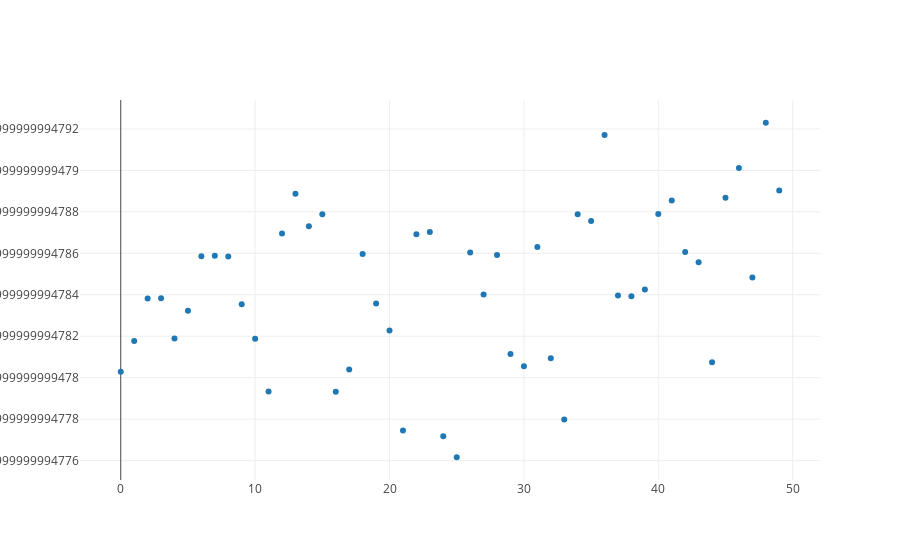

The notebook cell saved with this chart:
### Code cell
from graph import trace_values, plot
score_trace = trace_values(x_value_range[-50:], grid_scores[-50:])
plot([score_trace])

### Figure 1 — Plotly figure (JSON) as saved in the notebook; plotly's stock layout.template omitted (floating-point values rounded to 4 significant figures)
{"data": [{"mode": "markers", "name": "data", "text": [], "type": "scatter", "uid": "d1967e96-bc93-4a3a-879d-2ad3b921e7ec", "x": [49, 48, 47, 46, 45, 44, 43, 42, 41, 40, 39, 38, 37, 36, 35, 34, 33, 32, 31, 30, 29, 28, 27, 26, 25, 24, 23, 22, 21, 20, 19, 18, 17, 16, 15, 14, 13, 12, 11, 10, 9, 8, 7, 6, 5, 4, 3, 2, 1, 0], "y": [1.0, 1.0, 1.0, 1.0, 1.0, 1.0, 1.0, 1.0, 1.0, 1.0, 1.0, 1.0, 1.0, 1.0, 1.0, 1.0, 1.0, 1.0, 1.0, 1.0, 1.0, 1.0, 1.0, 1.0, 1.0, 1.0, 1.0, 1.0, 1.0, 1.0, 1.0, 1.0, 1.0, 1.0, 1.0, 1.0, 1.0, 1.0, 1.0, 1.0, 1.0, 1.0, 1.0, 1.0, 1.0, 1.0, 1.0, 1.0, 1.0, 1.0]}], "layout": {"autosize": true, "xaxis": {"autorange": true, "range": [-3.162, 52.16], "type": "linear"}, "yaxis": {"autorange": true, "range": [1.0, 1.0], "type": "linear"}}}
